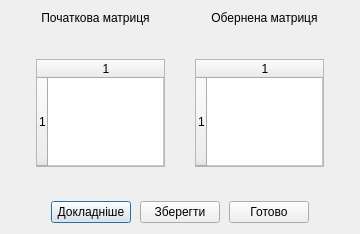
<?xml version="1.0" encoding="UTF-8"?>
<ui version="4.0">
 <class>MatrixInversion</class>
 <widget class="QDialog" name="MatrixInversion">
  <property name="geometry">
   <rect>
    <x>0</x>
    <y>0</y>
    <width>335</width>
    <height>234</height>
   </rect>
  </property>
  <property name="windowTitle">
   <string>Результати</string>
  </property>
  <layout class="QGridLayout" name="gridLayout">
   <property name="spacing">
    <number>9</number>
   </property>
   <item row="0" column="0">
    <layout class="QHBoxLayout" name="labelLayout">
     <property name="spacing">
      <number>0</number>
     </property>
     <item>
      <widget class="QLabel" name="labelInput">
       <property name="text">
        <string>Початкова матриця</string>
       </property>
       <property name="alignment">
        <set>Qt::AlignCenter</set>
       </property>
      </widget>
     </item>
     <item>
      <widget class="QLabel" name="labelInverted">
       <property name="text">
        <string>Обернена матриця</string>
       </property>
       <property name="alignment">
        <set>Qt::AlignCenter</set>
       </property>
      </widget>
     </item>
    </layout>
   </item>
   <item row="1" column="0">
    <layout class="QHBoxLayout" name="matrixLayout">
     <property name="spacing">
      <number>30</number>
     </property>
     <property name="leftMargin">
      <number>25</number>
     </property>
     <property name="topMargin">
      <number>25</number>
     </property>
     <property name="rightMargin">
      <number>25</number>
     </property>
     <property name="bottomMargin">
      <number>25</number>
     </property>
     <item>
      <widget class="QTableWidget" name="inputMatrixWidget">
       <property name="sizeIncrement">
        <size>
         <width>4</width>
         <height>4</height>
        </size>
       </property>
       <property name="baseSize">
        <size>
         <width>4</width>
         <height>4</height>
        </size>
       </property>
       <property name="lineWidth">
        <number>1</number>
       </property>
       <property name="autoScroll">
        <bool>true</bool>
       </property>
       <property name="iconSize">
        <size>
         <width>0</width>
         <height>0</height>
        </size>
       </property>
       <property name="rowCount">
        <number>1</number>
       </property>
       <property name="columnCount">
        <number>1</number>
       </property>
       <attribute name="horizontalHeaderCascadingSectionResizes">
        <bool>false</bool>
       </attribute>
       <attribute name="horizontalHeaderMinimumSectionSize">
        <number>20</number>
       </attribute>
       <attribute name="horizontalHeaderDefaultSectionSize">
        <number>80</number>
       </attribute>
       <attribute name="horizontalHeaderShowSortIndicator" stdset="0">
        <bool>false</bool>
       </attribute>
       <attribute name="horizontalHeaderStretchLastSection">
        <bool>true</bool>
       </attribute>
       <attribute name="verticalHeaderCascadingSectionResizes">
        <bool>false</bool>
       </attribute>
       <attribute name="verticalHeaderMinimumSectionSize">
        <number>10</number>
       </attribute>
       <attribute name="verticalHeaderDefaultSectionSize">
        <number>25</number>
       </attribute>
       <attribute name="verticalHeaderShowSortIndicator" stdset="0">
        <bool>false</bool>
       </attribute>
       <attribute name="verticalHeaderStretchLastSection">
        <bool>true</bool>
       </attribute>
       <row/>
       <column/>
      </widget>
     </item>
     <item>
      <widget class="QTableWidget" name="invertedMatrixWidget">
       <property name="sizeIncrement">
        <size>
         <width>4</width>
         <height>4</height>
        </size>
       </property>
       <property name="baseSize">
        <size>
         <width>4</width>
         <height>4</height>
        </size>
       </property>
       <property name="rowCount">
        <number>1</number>
       </property>
       <property name="columnCount">
        <number>1</number>
       </property>
       <attribute name="horizontalHeaderMinimumSectionSize">
        <number>20</number>
       </attribute>
       <attribute name="horizontalHeaderDefaultSectionSize">
        <number>80</number>
       </attribute>
       <attribute name="horizontalHeaderStretchLastSection">
        <bool>true</bool>
       </attribute>
       <attribute name="verticalHeaderMinimumSectionSize">
        <number>10</number>
       </attribute>
       <attribute name="verticalHeaderDefaultSectionSize">
        <number>25</number>
       </attribute>
       <attribute name="verticalHeaderStretchLastSection">
        <bool>true</bool>
       </attribute>
       <row/>
       <column/>
      </widget>
     </item>
    </layout>
   </item>
   <item row="2" column="0">
    <layout class="QHBoxLayout" name="buttonLayout">
     <property name="leftMargin">
      <number>40</number>
     </property>
     <property name="rightMargin">
      <number>40</number>
     </property>
     <item>
      <widget class="QPushButton" name="pushButtonInfo">
       <property name="text">
        <string>Докладніше</string>
       </property>
      </widget>
     </item>
     <item>
      <widget class="QPushButton" name="pushButtonSave">
       <property name="text">
        <string>Зберегти</string>
       </property>
      </widget>
     </item>
     <item>
      <widget class="QPushButton" name="pushButtonSubmit">
       <property name="text">
        <string>Готово</string>
       </property>
      </widget>
     </item>
    </layout>
   </item>
  </layout>
 </widget>
 <resources/>
 <connections/>
</ui>
